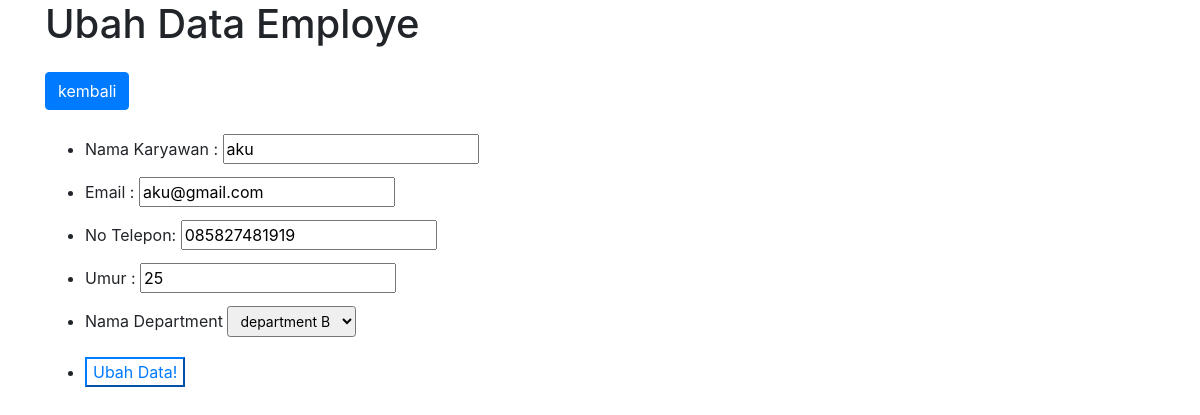
The app's page /employe_ubah.php?id=5 with its own data.
### tables this page shows
CREATE TABLE `employee` (
  `id_employee` int(11) NOT NULL AUTO_INCREMENT,
  `nama` varchar(100) DEFAULT NULL,
  `email` varchar(100) DEFAULT NULL,
  `no_telp` varchar(20) DEFAULT NULL,
  `umur` int(11) DEFAULT NULL,
  `id_dep` int(11) DEFAULT NULL,
  PRIMARY KEY (`id_employee`),
  KEY `fk_dep` (`id_dep`),
  CONSTRAINT `fk_dep` FOREIGN KEY (`id_dep`) REFERENCES `department` (`id_dep`) ON DELETE CASCADE ON UPDATE CASCADE
);

CREATE TABLE `department` (
  `id_dep` int(11) NOT NULL AUTO_INCREMENT,
  `nama_depart` varchar(100) DEFAULT NULL,
  PRIMARY KEY (`id_dep`)
);

### functionemploye.php (called while the page is built, shortened)
<?php
   $db = mysqli_connect("localhost", "root", "", "modul3");
   function query($query){
        global $db;
        $result = mysqli_query($db, $query);
        $rows = [];
        while($row = mysqli_fetch_assoc($result)){
            $rows[]=$row;
        }
        return $rows;
   }
?>

### employe_ubah.php (the view, shortened to what this page needs)
<?php
require 'functionemploye.php';
$id = $_GET["id"];
$employe = query("SELECT * FROM employee
INNER JOIN department ON employee.id_dep=department.id_dep
WHERE employee.id_employee = $id")[0];
?>
<!doctype html>
<html lang="en">
<head>
    <link rel="stylesheet" href="https://maxcdn.bootstrapcdn.com/bootstrap/4.0.0/css/bootstrap.min.css"
>
</head>
<body>
    <div class="container">
        <div class="row">
            <div class="col">
                <h1 class = "mb-4">Ubah Data Employe</h1>
                <a href="employe.php">
                    <div class="div btn btn-primary mb-4">
                        kembali
                    </div>
                </a>
                <form action="" method="post">
                    <ul>
                        <li class="mb-2">
                            <label for="nama">Nama Karyawan : </label>
                            <input type="text" name="nama" id="nama" required
                            value="<?= $employe["nama"]; ?>">
                        </li>
                        <li class="mb-2">
                            <label for="email">Email : </label>
                            <input type="text" name="email" id="email" required
                            value="<?= $employe["email"]; ?>">
                        </li>
                        <li class="mb-2">
                            <label for="no_telp">No Telepon: </label>
                            <input type="text" name="no_telp" id="no_telp" required
                            value="<?= $employe["no_telp"]; ?>">
                        </li>
                        <li class="mb-2">
                            <label for="umur">Umur : </label>
                            <input type="text" name="umur" id="umur" required
                            value="<?= $employe["umur"]; ?>">
                        </li>
                        <li class="mb-2">
                            <div class="form-group">
                                <label for="id_department ">Nama Department</label>
                                <select name="id_dep" class="form-control-sm" id="id_department ">
                                    <option value="<?= $employe["id_dep"]; ?>" selected>
                                        <?= $employe["nama_depart"]; ?>
                                    </option>
                                </select>
                            </div>
                        </li>
                        <li class="mt-2">
                            <button class ='btn-outline-primary' type="submit" name="submit">Ubah Data!</button>
                        </li>
                    </ul>
                </form>
            </div>
        </div>
    </div>
</body>
</html>

### records on screen
employee: nama "aku", email "aku@gmail.com", no_telp "085827481919", umur "25", id_dep "department B"
